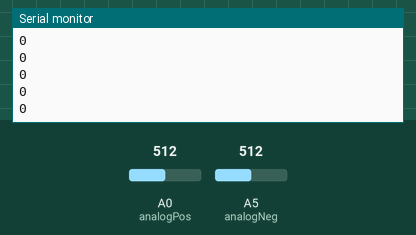
Simulated run of this sketch. Board: Arduino Uno, built with avr-gcc and run on an emulated ATmega328P. On the bench: the last lines printed to the serial monitor. Inputs (shaded band) come from the test bench; at power-on: A0 (analogPos) = 512, A5 (analogNeg) = 512.

Above: at 1.2 s.
1.3 s: A0 (analogPos) set to 716
At 2.3 s:
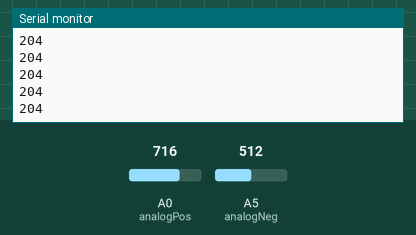
2.8 s: A5 (analogNeg) set to 306
At 3.7 s:
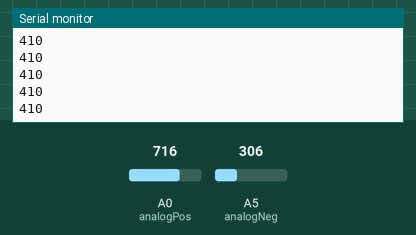
4.3 s: A0 (analogPos) set to 900
At 5.2 s:
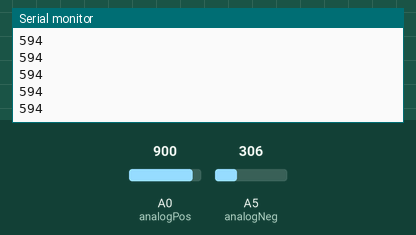
5.8 s: A5 (analogNeg) set to 122
At 6.5 s:
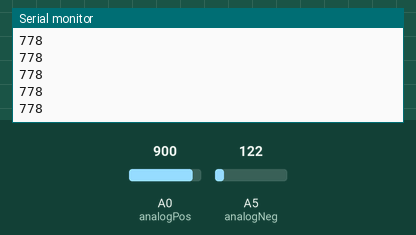
Timing chart, 0 to 8.3 s (numbered marks = the images above; inputs shaded):
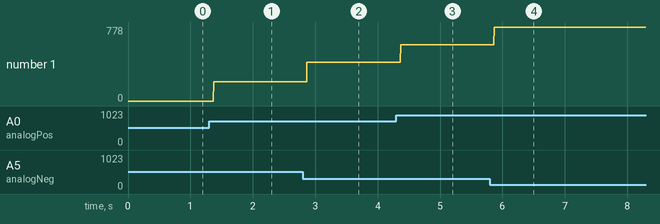

Measured:
- after the input at 1.3 s, the serial monitor: prints a new line after 0.07 s (image 1)
- after the input at 2.8 s, the serial monitor: prints a new line after 0.07 s (image 2)
- after the input at 4.3 s, the serial monitor: prints a new line after 0.07 s (image 3)
- after the input at 5.8 s, the serial monitor: prints a new line after 0.07 s (image 4)
- plotted number 1: 0 → 204 after the input at 1.3 s, 204 → 410 after the input at 2.8 s, 410 → 594 after the input at 4.3 s, 594 → 778 after the input at 5.8 s

The sketch:

ee40.ino
```cpp
int analogPos = 0;     // potentiometer wiper (middle terminal) connected to analog pin 3
int analogNeg = 5;
// outside leads to ground and +5V
int valPos = 0;           // variable to store the value read
int valNeg = 0;

void setup()
{
  Serial.begin(9600);          //  setup serial
}

void loop()
{
  valPos = analogRead(analogPos);
  valNeg = -analogRead(analogNeg);  // read the input pin
  Serial.println(valPos + valNeg);             // debug value
}
```
